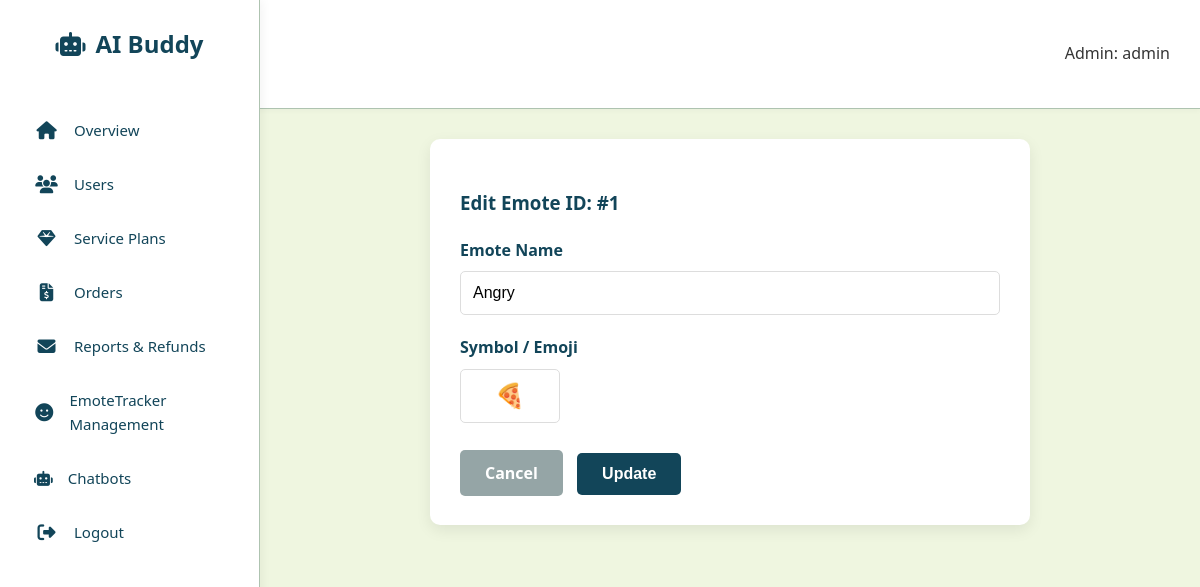
/admin_aibuddy/modules/emote/edit.php?id=1 (signed in), run on the app's committed database.
### tables this page shows
CREATE TABLE `icon` (
  `IconID` int(11) NOT NULL,
  `IconName` varchar(50) DEFAULT NULL,
  `IconSymbol` varchar(20) DEFAULT NULL
);

### admin_aibuddy/modules/emote/edit.php (the view, shortened to what this page needs)
<?php
require_once __DIR__ . '/../../config/db.php';
$id = intval($_GET['id']);
$sql = "SELECT * FROM icon WHERE IconID = $id";
$result = $conn->query($sql);
$row = $result->fetch_assoc();
?>
<!DOCTYPE html>
<html lang="en">
<head>
    <link rel="stylesheet" href="../../assets/css/style.css">
    <link rel="stylesheet" href="https://cdnjs.cloudflare.com/ajax/libs/font-awesome/6.4.0/css/all.min.css">
</head>
<body>
    <?php include __DIR__ . '/../../includes/sidebar.php'; ?>
    <div class="top-navbar">
        <h2>Edit Emote</h2>
        <div class="user-profile">Admin: <?php echo $_SESSION['user_name']; ?></div>
    </div>
    <div class="main-content">
        <div class="form-container">
            <h3 style="margin-bottom: 20px; color: var(--primary);">Edit Emote ID: #<?php echo $row['IconID']; ?></h3>
            <form method="POST">
                <div class="form-group">
                    <label>Emote Name</label>
                    <input type="text" name="icon_name" class="form-control"
                           value="<?php echo htmlspecialchars($row['IconName']); ?>" required>
                </div>
                <div class="form-group">
                    <label>Symbol / Emoji</label>
                    <input type="text" name="icon_symbol" class="form-control"
                           value="<?php echo htmlspecialchars($row['IconSymbol']); ?>" maxlength="10" required>
                </div>
                <div style="margin-top: 30px;">
                    <a href="index.php" class="btn-cancel">Cancel</a>
                    <button type="submit" class="btn-submit">Update</button>
                </div>
            </form>
        </div>
    </div>
</body>
</html>

### admin_aibuddy/assets/css/style.css (style rules this page uses)
:root { --primary-dark: #01161e; --primary: #124559; --primary-light: #598392; --accent: #33c6e7; --light: #aec3b0; --background: #eff6e0; --white: #ffffff; --gray: #d9d9d9; --text: #353535; --card-shadow: 0 5px 15px rgba(0, 0, 0, 0.08); --radius: 10px; --sidebar-width: 260px; }
* { box-sizing: border-box; }
body { font-family: 'Segoe UI', Tahoma, Geneva, Verdana, sans-serif; background-color: var(--background); color: var(--text); margin: 0; line-height: 1.6; }
.main-content { margin-left: var(--sidebar-width); padding: 30px; }
.top-navbar { background: var(--white); padding: 15px 30px; display: flex; justify-content: space-between; align-items: center; box-shadow: 0 2px 5px rgba(0,0,0,0.03); border-bottom: 1px solid var(--light); }
h2 { color: var(--primary); }

### admin_aibuddy/modules/emote/edit.php (style rules this page uses)
.form-container { background: #fff; padding: 30px; border-radius: 10px; box-shadow: 0 5px 15px rgba(0,0,0,0.08); max-width: 600px; margin: 0 auto; }
.form-group { margin-bottom: 20px; }
.form-group label { display: block; margin-bottom: 8px; font-weight: bold; color: var(--primary); }
.form-control { width: 100%; padding: 12px; border: 1px solid #ddd; border-radius: 5px; font-size: 16px; }
input[name="icon_symbol"] { font-size: 24px; text-align: center; width: 100px; }
.btn-submit { background: var(--primary); color: white; padding: 12px 25px; border: none; border-radius: 5px; cursor: pointer; font-weight: bold; font-size: 16px; }
.btn-cancel { background: #95a5a6; color: white; padding: 12px 25px; text-decoration: none; border-radius: 5px; font-weight: bold; margin-right: 10px; }

### data on the page
icon: IconID "1", icon_name "Angry", icon_symbol "🍕"

### other printed values
$_SESSION['user_name'] "admin"
